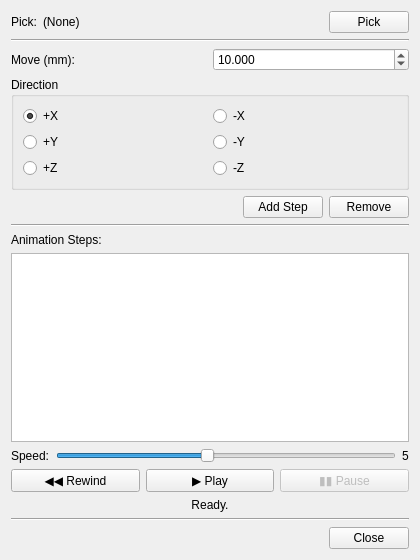
<?xml version="1.0" encoding="UTF-8"?>
<ui version="4.0">
 <class>WidgetAnimation</class>
 <widget class="QWidget" name="WidgetAnimation">
  <property name="geometry">
   <rect>
    <x>0</x>
    <y>0</y>
    <width>420</width>
    <height>560</height>
   </rect>
  </property>
  <property name="windowTitle">
   <string>Animation</string>
  </property>
  <layout class="QVBoxLayout" name="verticalLayout">

   <!-- Pick section -->
   <item>
    <layout class="QHBoxLayout" name="layoutPick">
     <item>
      <widget class="QLabel" name="labelPickTitle">
       <property name="text">
        <string>Pick:</string>
       </property>
      </widget>
     </item>
     <item>
      <widget class="QLabel" name="labelPickName">
       <property name="text">
        <string>(None)</string>
       </property>
       <property name="minimumWidth">
        <number>140</number>
       </property>
      </widget>
     </item>
     <item>
      <spacer name="spacerPick">
       <property name="orientation">
        <enum>Qt::Horizontal</enum>
       </property>
       <property name="sizeHint" stdset="0">
        <size>
         <width>20</width>
         <height>20</height>
        </size>
       </property>
      </spacer>
     </item>
     <item>
      <widget class="QPushButton" name="pushButtonPick">
       <property name="text">
        <string>Pick</string>
       </property>
      </widget>
     </item>
    </layout>
   </item>

   <!-- Separator -->
   <item>
    <widget class="QFrame" name="lineSep1">
     <property name="frameShape">
      <enum>QFrame::HLine</enum>
     </property>
     <property name="frameShadow">
      <enum>QFrame::Sunken</enum>
     </property>
    </widget>
   </item>

   <!-- Move distance -->
   <item>
    <layout class="QHBoxLayout" name="layoutDist">
     <item>
      <widget class="QLabel" name="labelMove">
       <property name="text">
        <string>Move (mm):</string>
       </property>
      </widget>
     </item>
     <item>
      <widget class="QDoubleSpinBox" name="spinBoxDistance">
       <property name="minimum">
        <double>-99999.0</double>
       </property>
       <property name="maximum">
        <double>99999.0</double>
       </property>
       <property name="singleStep">
        <double>1.0</double>
       </property>
       <property name="value">
        <double>10.0</double>
       </property>
       <property name="decimals">
        <number>3</number>
       </property>
      </widget>
     </item>
    </layout>
   </item>

   <!-- Direction radio buttons -->
   <item>
    <widget class="QGroupBox" name="groupBoxDir">
     <property name="title">
      <string>Direction</string>
     </property>
     <layout class="QGridLayout" name="gridDir">
      <item row="0" column="0">
       <widget class="QRadioButton" name="radioButtonXPos">
        <property name="text">
         <string>+X</string>
        </property>
        <property name="checked">
         <bool>true</bool>
        </property>
       </widget>
      </item>
      <item row="0" column="1">
       <widget class="QRadioButton" name="radioButtonXNeg">
        <property name="text">
         <string>-X</string>
        </property>
       </widget>
      </item>
      <item row="1" column="0">
       <widget class="QRadioButton" name="radioButtonYPos">
        <property name="text">
         <string>+Y</string>
        </property>
       </widget>
      </item>
      <item row="1" column="1">
       <widget class="QRadioButton" name="radioButtonYNeg">
        <property name="text">
         <string>-Y</string>
        </property>
       </widget>
      </item>
      <item row="2" column="0">
       <widget class="QRadioButton" name="radioButtonZPos">
        <property name="text">
         <string>+Z</string>
        </property>
       </widget>
      </item>
      <item row="2" column="1">
       <widget class="QRadioButton" name="radioButtonZNeg">
        <property name="text">
         <string>-Z</string>
        </property>
       </widget>
      </item>
     </layout>
    </widget>
   </item>

   <!-- Add button -->
   <item>
    <layout class="QHBoxLayout" name="layoutAdd">
     <item>
      <spacer name="spacerAdd">
       <property name="orientation">
        <enum>Qt::Horizontal</enum>
       </property>
       <property name="sizeHint" stdset="0">
        <size>
         <width>40</width>
         <height>20</height>
        </size>
       </property>
      </spacer>
     </item>
     <item>
      <widget class="QPushButton" name="pushButtonAdd">
       <property name="text">
        <string>Add Step</string>
       </property>
      </widget>
     </item>
     <item>
      <widget class="QPushButton" name="pushButtonRemove">
       <property name="text">
        <string>Remove</string>
       </property>
      </widget>
     </item>
    </layout>
   </item>

   <!-- Separator -->
   <item>
    <widget class="QFrame" name="lineSep2">
     <property name="frameShape">
      <enum>QFrame::HLine</enum>
     </property>
     <property name="frameShadow">
      <enum>QFrame::Sunken</enum>
     </property>
    </widget>
   </item>

   <!-- Step list -->
   <item>
    <widget class="QLabel" name="labelStepList">
     <property name="text">
      <string>Animation Steps:</string>
     </property>
    </widget>
   </item>
   <item>
    <widget class="QListWidget" name="listWidgetSteps">
     <property name="minimumHeight">
      <number>120</number>
     </property>
    </widget>
   </item>

   <!-- Speed control -->
   <item>
    <layout class="QHBoxLayout" name="layoutSpeed">
     <item>
      <widget class="QLabel" name="labelSpeed">
       <property name="text">
        <string>Speed:</string>
       </property>
      </widget>
     </item>
     <item>
      <widget class="QSlider" name="sliderSpeed">
       <property name="minimum">
        <number>1</number>
       </property>
       <property name="maximum">
        <number>10</number>
       </property>
       <property name="value">
        <number>5</number>
       </property>
       <property name="orientation">
        <enum>Qt::Horizontal</enum>
       </property>
      </widget>
     </item>
     <item>
      <widget class="QLabel" name="labelSpeedValue">
       <property name="text">
        <string>5</string>
       </property>
       <property name="minimumWidth">
        <number>20</number>
       </property>
      </widget>
     </item>
    </layout>
   </item>

   <!-- Playback buttons -->
   <item>
    <layout class="QHBoxLayout" name="layoutPlayback">
     <item>
      <widget class="QPushButton" name="pushButtonRewind">
       <property name="text">
        <string>&#9664;&#9664; Rewind</string>
       </property>
      </widget>
     </item>
     <item>
      <widget class="QPushButton" name="pushButtonPlay">
       <property name="text">
        <string>&#9654; Play</string>
       </property>
      </widget>
     </item>
     <item>
      <widget class="QPushButton" name="pushButtonPause">
       <property name="text">
        <string>&#9646;&#9646; Pause</string>
       </property>
       <property name="enabled">
        <bool>false</bool>
       </property>
      </widget>
     </item>
    </layout>
   </item>

   <!-- Progress / status -->
   <item>
    <widget class="QLabel" name="labelStatus">
     <property name="text">
      <string>Ready.</string>
     </property>
     <property name="alignment">
      <set>Qt::AlignCenter</set>
     </property>
    </widget>
   </item>

   <!-- Separator -->
   <item>
    <widget class="QFrame" name="lineSep3">
     <property name="frameShape">
      <enum>QFrame::HLine</enum>
     </property>
     <property name="frameShadow">
      <enum>QFrame::Sunken</enum>
     </property>
    </widget>
   </item>

   <!-- Bottom buttons -->
   <item>
    <layout class="QHBoxLayout" name="layoutBottom">
     <item>
      <spacer name="spacerBottom">
       <property name="orientation">
        <enum>Qt::Horizontal</enum>
       </property>
       <property name="sizeHint" stdset="0">
        <size>
         <width>40</width>
         <height>20</height>
        </size>
       </property>
      </spacer>
     </item>
     <item>
      <widget class="QPushButton" name="pushButtonClose">
       <property name="text">
        <string>Close</string>
       </property>
      </widget>
     </item>
    </layout>
   </item>

  </layout>
 </widget>
 <resources/>
 <connections/>
</ui>
